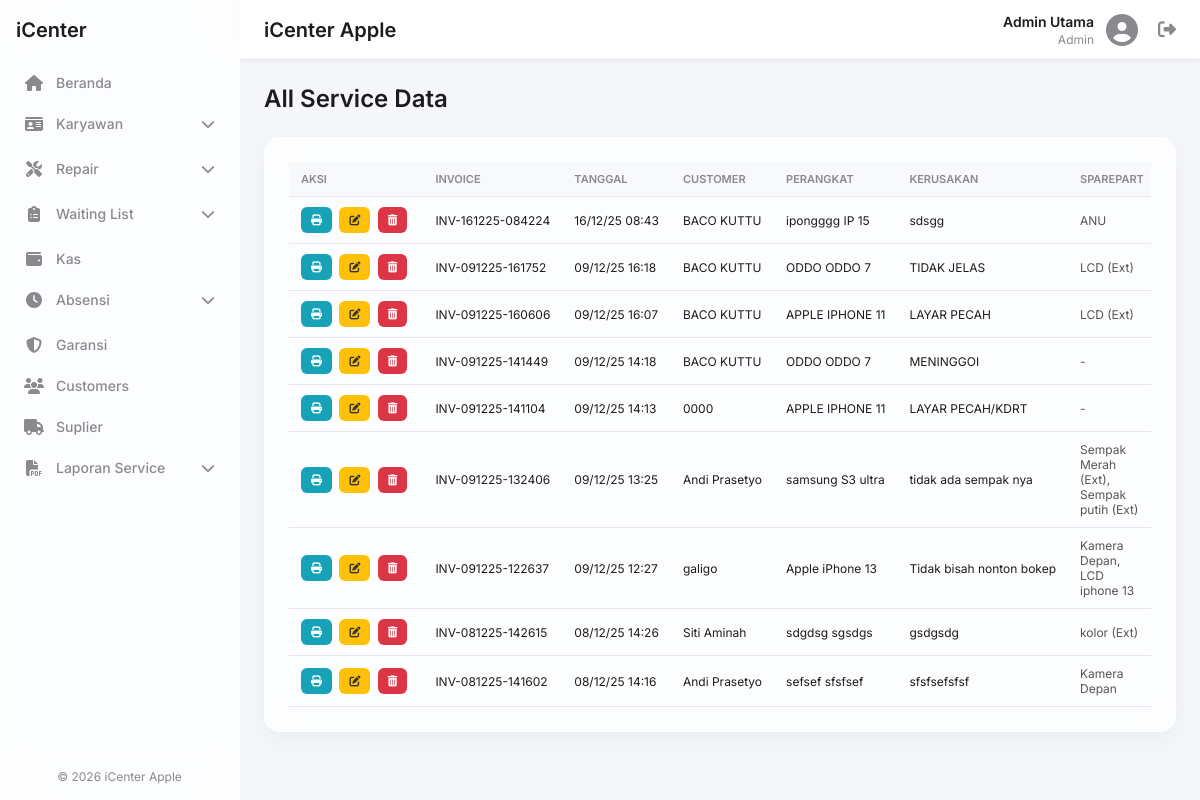
The app's page /all_data_service.php (signed in) with its own data.
### tables this page shows
CREATE TABLE `service` (
  `invoice` varchar(50) NOT NULL,
  `tanggal` datetime DEFAULT current_timestamp(),
  `kasir_id` int(11) DEFAULT NULL,
  `merek_hp` varchar(100) DEFAULT NULL,
  `tipe_hp` varchar(100) DEFAULT NULL,
  `imei_sn` varchar(100) DEFAULT NULL,
  `kerusakan` text DEFAULT NULL,
  `kelengkapan` text DEFAULT NULL,
  `teknisi_id` int(11) DEFAULT NULL,
  `customer_id` int(11) DEFAULT NULL,
  `garansi` enum('ya','tidak') DEFAULT 'tidak',
  `keterangan` text DEFAULT NULL,
  `durasi_garansi` varchar(50) DEFAULT NULL,
  `sub_total` decimal(12,2) DEFAULT 0.00,
  `voucher_id` int(11) DEFAULT NULL,
  `uang_muka` decimal(12,2) DEFAULT 0.00,
  `metode_pembayaran` enum('cash','credit') DEFAULT 'cash',
  `status_pembayaran` varchar(20) DEFAULT 'Belum Lunas',
  `status_service` varchar(50) DEFAULT 'Antrian',
  `total_bayar` decimal(12,2) DEFAULT 0.00
);

CREATE TABLE `customers` (
  `id` int(11) NOT NULL,
  `nama` varchar(100) NOT NULL,
  `alamat` text DEFAULT NULL,
  `kontak` varchar(20) NOT NULL,
  `created_at` timestamp NULL DEFAULT current_timestamp()
);

### all_data_service.php (the view, shortened to what this page needs)
<?php
require_once 'includes/header.php';
$service_data = [];
$sql = "SELECT
            s.*,
            c.nama as nama_customer,
            k.nama as nama_teknisi,
            u.nama as nama_kasir
        FROM service s
        LEFT JOIN customers c ON s.customer_id = c.id
        LEFT JOIN karyawan k ON s.teknisi_id = k.id
        LEFT JOIN users u ON s.kasir_id = u.id
        ORDER BY s.tanggal DESC";
$result = $conn->query($sql);
if ($result) {
    while ($row = $result->fetch_assoc()) {
        $invoice = $row['invoice'];
        $parts_summary = [];
        $sql_int = "SELECT ms.nama FROM sparepart_keluar sk JOIN master_sparepart ms ON sk.code_sparepart = ms.code_sparepart WHERE sk.invoice_service = '$invoice'";
        $res_int = $conn->query($sql_int);
        while($p = $res_int->fetch_assoc()) $parts_summary[] = $p['nama'];
        $sql_ext = "SELECT nama_sparepart FROM pembelian_sparepart_luar WHERE invoice_service = '$invoice'";
        $res_ext = $conn->query($sql_ext);
        while($p = $res_ext->fetch_assoc()) $parts_summary[] = $p['nama_sparepart'] . " (Ext)";
        $row['parts_desc'] = !empty($parts_summary) ? implode(", ", $parts_summary) : "-";
        $service_data[] = $row;
    }
}
?>
<h1 class="page-title">All Service Data</h1>
<div class="glass-effect data-table-container">
    <div class="table-wrapper">
        <table class="data-table">
            <thead>
                <tr>
                    <th style="width: 120px;">Aksi</th>
                    <th>Invoice</th>
                    <th>Tanggal</th>
                    <th>Customer</th>
                    <th>Perangkat</th>
                    <th>Kerusakan</th>
                    <th>Sparepart</th>
                </tr>
            </thead>
            <tbody>
                <?php if (empty($service_data)): ?>
                    <tr><td colspan="10" align="center">Belum ada data.</td></tr>
                <?php else: ?>
                    <?php foreach ($service_data as $data): ?>
                    <tr>
                        <td>
                            <button class="btn-action btn-view" onclick="showNota('<?php echo $data['invoice']; ?>')" title="Lihat Nota"><i class="fas fa-print"></i></button>
                            <button class="btn-action btn-edit" onclick="editService('<?php echo $data['invoice']; ?>')" title="Edit Data"><i class="fas fa-edit"></i></button>
                            <button class="btn-action btn-delete" onclick="deleteService('<?php echo $data['invoice']; ?>')" title="Hapus"><i class="fas fa-trash-alt"></i></button>
                        </td>
                        <td><?php echo $data['invoice']; ?></td>
                        <td><?php echo date('d/m/y H:i', strtotime($data['tanggal'])); ?></td>
                        <td><?php echo htmlspecialchars($data['nama_customer'] ?? '-'); ?></td>
                        <td><?php echo htmlspecialchars($data['merek_hp'] . ' ' . $data['tipe_hp']); ?></td>
                        <td><?php echo htmlspecialchars($data['kerusakan']); ?></td>
                        <td class="col-sparepart"><?php echo htmlspecialchars($data['parts_desc']); ?></td>
                    </tr>
                    <?php endforeach; ?>
                <?php endif; ?>
            </tbody>
        </table>
    </div>
</div>
<?php require_once 'includes/footer.php'; ?>

### assets/css/style.css (style rules this page uses)
:root { --bg-primary: #f5f7fa; --glass-bg: rgba(255, 255, 255, 0.7); --glass-border: rgba(255, 255, 255, 0.4); --shadow-color: rgba(149, 157, 165, 0.1); --text-primary: #1c1c1e; --text-secondary: #8a8a8e; --accent-primary: #007aff; --accent-success: #34c759; --accent-danger: #ff3b30; --accent-warning: #ff9500; --font-family: 'Inter', -apple-system, BlinkMacSystemFont, "Segoe UI", Roboto, Helvetica, Arial, sans-serif; --border-color: #e5e5ea; }
* { margin: 0; padding: 0; box-sizing: border-box; }
body { font-family: var(--font-family); background-color: var(--bg-primary); color: var(--text-primary); font-size: 14px; overflow-x: hidden; }
button { font-family: inherit; background: none; border: none; cursor: pointer; }
.glass-effect { background: var(--glass-bg); backdrop-filter: blur(15px); -webkit-backdrop-filter: blur(15px); border-radius: 16px; border: 1px solid var(--glass-border); box-shadow: 0 8px 24px 0 var(--shadow-color); }
.page-title { font-size: 24px; font-weight: 600; margin-bottom: 24px; color: var(--text-primary); }
.table-wrapper { overflow-x: auto; }

### all_data_service.php (style rules this page uses)
.data-table-container { padding: 24px; }
.data-table { width: 100%; border-collapse: collapse; font-size: 12px; }
.data-table th, .data-table td { padding: 10px 12px; text-align: left; border-bottom: 1px solid var(--border-color); white-space: nowrap; vertical-align: middle; }
.data-table thead th { background-color: #f8f9fa; color: var(--text-secondary); font-weight: 600; text-transform: uppercase; font-size: 11px; }
.col-sparepart { white-space: normal !important; max-width: 200px; color: #555; }
.btn-action { padding: 6px 10px; border-radius: 6px; font-size: 11px; margin-right: 4px; border: none; cursor: pointer; color: white; transition: transform 0.1s; }
.btn-view { background-color: #17a2b8; }
.btn-edit { background-color: #ffc107; color: #333; }
.btn-delete { background-color: #dc3545; }

### records on screen
service: invoice "INV-161225-084224", tanggal "16/12/25 08:43", customer.nama "BACO KUTTU", merek_hp+tipe_hp "ipongggg IP 15", kerusakan "sdsgg", parts_desc "ANU"
service: invoice "INV-091225-161752", tanggal "09/12/25 16:18", customer.nama "BACO KUTTU", merek_hp+tipe_hp "ODDO ODDO 7", kerusakan "TIDAK JELAS", parts_desc "LCD (Ext)"
service: invoice "INV-091225-160606", tanggal "09/12/25 16:07", customer.nama "BACO KUTTU", merek_hp+tipe_hp "APPLE IPHONE 11", kerusakan "LAYAR PECAH", parts_desc "LCD (Ext)"
service: invoice "INV-091225-141449", tanggal "09/12/25 14:18", customer.nama "BACO KUTTU", merek_hp+tipe_hp "ODDO ODDO 7", kerusakan "MENINGGOI", parts_desc "-"
service: invoice "INV-091225-141104", tanggal "09/12/25 14:13", customer.nama "0000", merek_hp+tipe_hp "APPLE IPHONE 11", kerusakan "LAYAR PECAH/KDRT", parts_desc "-"
service: invoice "INV-091225-132406", tanggal "09/12/25 13:25", customer.nama "Andi Prasetyo", merek_hp+tipe_hp "samsung S3 ultra", kerusakan "tidak ada sempak nya", parts_desc "Sempak Merah (Ext), Sempak putih (Ext)"
service: invoice "INV-091225-122637", tanggal "09/12/25 12:27", customer.nama "galigo", merek_hp+tipe_hp "Apple iPhone 13", kerusakan "Tidak bisah nonton bokep", parts_desc "Kamera Depan, LCD iphone 13"
service: invoice "INV-081225-142615", tanggal "08/12/25 14:26", customer.nama "Siti Aminah", merek_hp+tipe_hp "sdgdsg sgsdgs", kerusakan "gsdgsdg", parts_desc "kolor (Ext)"
service: invoice "INV-081225-141602", tanggal "08/12/25 14:16", customer.nama "Andi Prasetyo", merek_hp+tipe_hp "sefsef sfsfsef", kerusakan "sfsfsefsfsf", parts_desc "Kamera Depan"

### other values on screen
$_SESSION['nama'] "Admin Utama"
$_SESSION['role'] "Admin"
